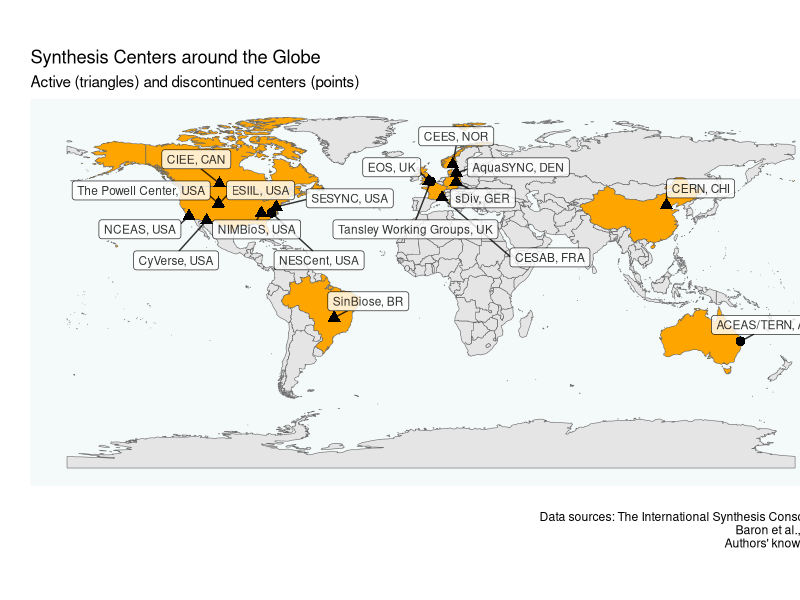

Reproduce this figure in R.

# data centers
require(openxlsx)
dat <- read.xlsx ("data_map.xlsx")

require(rnaturalearth)
require(ggplot2)
require(ggrepel)

## maps
# mapa mundi
world <- ne_countries(scale = "medium", returnclass = "sf")
world$colour_Country <- ifelse (world$name_sort %in% dat$Country, "orange","gray90")

# cortar o mapa para ver a america do Sul e parte da central
wm <- ggplot() + 
  geom_sf (data=world, size = 0.1, 
           fill= world$colour_Country,
           colour="gray40") +
  #coord_sf (xlim = c(-50, -25),  ylim = c(-30, 4), expand = FALSE) +
  theme_bw() + #xlab ("Longitude")  + ylab ("Latitude") +
  theme(panel.border = element_blank(), 
        panel.grid.major = element_blank(), 
        panel.grid.minor = element_blank(),
        panel.background = element_rect(fill = "#f4f9f9",#darkslategray1
                                        colour = "#f4f9f9"),
        axis.text.x = element_text(size=8),
        axis.ticks.x=element_line(size=1),
        axis.text.y = element_text(size=8),
        axis.ticks.y=element_line(size=1),
        axis.title.x = element_text(size=10),
        axis.title.y = element_text(size=10),
        #title = element_blank(),
        plot.margin = unit(c(0,-0.8,0,0.3), "cm")) +
  labs (title = "Synthesis Centers around the Globe",
        subtitle = "Active (triangles) and discontinued centers (points)",
        caption = "Data sources: The International Synthesis Consortium\nBaron et al., 2017\nAuthors' knowledge")


map_SC <- wm + geom_point(data  = dat, aes (x=Long,y=Lat,
                                  group=Active,
                                  shape = Active), 
                size=3) + 
  geom_label_repel(data = dat, aes(x=Long, 
                                  y=Lat,
                                  label = paste (Abbreviation, 
                                                 Abb_Country,sep=", ")),
                  size = 3,
                  fill = "white",
                  alpha=0.8,
                  min.segment.length = 0,
                  box.padding = 0.3,
                  max.overlaps=100)+
  xlab("") + ylab("") + 
  theme(legend.position = "none") 


map_SC
